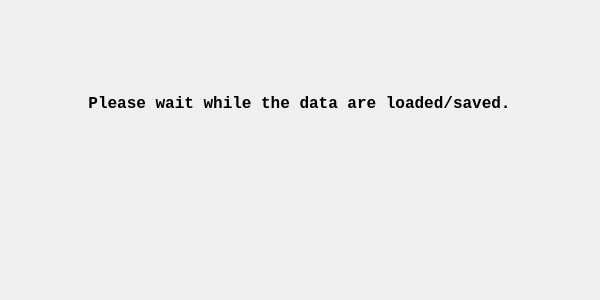
<?xml version="1.0" encoding="UTF-8"?>
<ui version="4.0">
 <class>FrmPlay</class>
 <widget class="QDialog" name="FrmPlay">
  <property name="windowModality">
   <enum>Qt::ApplicationModal</enum>
  </property>
  <property name="geometry">
   <rect>
    <x>0</x>
    <y>0</y>
    <width>600</width>
    <height>300</height>
   </rect>
  </property>
  <property name="windowTitle">
   <string>CSGO - Demovoice - Play</string>
  </property>
  <layout class="QVBoxLayout" name="verticalLayout_3">
   <item>
    <widget class="QStackedWidget" name="stackedWidget">
     <property name="currentIndex">
      <number>1</number>
     </property>
     <widget class="QWidget" name="page">
      <layout class="QVBoxLayout" name="verticalLayout_2">
       <item>
        <widget class="QGroupBox" name="groupBox">
         <property name="font">
          <font>
           <family>Consolas</family>
           <pointsize>11</pointsize>
          </font>
         </property>
         <property name="title">
          <string>Demo:</string>
         </property>
         <layout class="QVBoxLayout" name="verticalLayout">
          <item>
           <layout class="QHBoxLayout" name="horizontalLayout">
            <item>
             <widget class="QLabel" name="label">
              <property name="minimumSize">
               <size>
                <width>64</width>
                <height>0</height>
               </size>
              </property>
              <property name="maximumSize">
               <size>
                <width>64</width>
                <height>16777215</height>
               </size>
              </property>
              <property name="font">
               <font>
                <family>Consolas</family>
                <pointsize>11</pointsize>
               </font>
              </property>
              <property name="text">
               <string>Name</string>
              </property>
             </widget>
            </item>
            <item>
             <widget class="QLineEdit" name="txtName">
              <property name="font">
               <font>
                <family>Consolas</family>
                <pointsize>11</pointsize>
               </font>
              </property>
              <property name="readOnly">
               <bool>true</bool>
              </property>
             </widget>
            </item>
           </layout>
          </item>
          <item>
           <layout class="QHBoxLayout" name="horizontalLayout_2">
            <item>
             <widget class="QLabel" name="label_2">
              <property name="minimumSize">
               <size>
                <width>64</width>
                <height>0</height>
               </size>
              </property>
              <property name="maximumSize">
               <size>
                <width>64</width>
                <height>16777215</height>
               </size>
              </property>
              <property name="font">
               <font>
                <family>Consolas</family>
                <pointsize>11</pointsize>
               </font>
              </property>
              <property name="text">
               <string>Status</string>
              </property>
             </widget>
            </item>
            <item>
             <widget class="QLineEdit" name="txtStatus">
              <property name="font">
               <font>
                <family>Consolas</family>
                <pointsize>11</pointsize>
               </font>
              </property>
              <property name="text">
               <string>Loading demo</string>
              </property>
              <property name="readOnly">
               <bool>true</bool>
              </property>
             </widget>
            </item>
           </layout>
          </item>
          <item>
           <layout class="QHBoxLayout" name="horizontalLayout_5">
            <item>
             <widget class="QLabel" name="label_5">
              <property name="minimumSize">
               <size>
                <width>64</width>
                <height>0</height>
               </size>
              </property>
              <property name="maximumSize">
               <size>
                <width>64</width>
                <height>16777215</height>
               </size>
              </property>
              <property name="font">
               <font>
                <family>Consolas</family>
                <pointsize>11</pointsize>
               </font>
              </property>
              <property name="text">
               <string>Sync</string>
              </property>
             </widget>
            </item>
            <item>
             <widget class="QLineEdit" name="txtSync">
              <property name="font">
               <font>
                <family>Consolas</family>
                <pointsize>11</pointsize>
               </font>
              </property>
              <property name="inputMask">
               <string/>
              </property>
              <property name="text">
               <string>0000 ms</string>
              </property>
              <property name="readOnly">
               <bool>true</bool>
              </property>
             </widget>
            </item>
           </layout>
          </item>
         </layout>
        </widget>
       </item>
       <item>
        <spacer name="verticalSpacer">
         <property name="font">
          <font>
           <family>Consolas</family>
           <pointsize>11</pointsize>
          </font>
         </property>
         <property name="orientation">
          <enum>Qt::Vertical</enum>
         </property>
         <property name="sizeHint" stdset="0">
          <size>
           <width>20</width>
           <height>40</height>
          </size>
         </property>
        </spacer>
       </item>
       <item>
        <layout class="QVBoxLayout" name="layoutBar"/>
       </item>
       <item>
        <spacer name="verticalSpacer_2">
         <property name="orientation">
          <enum>Qt::Vertical</enum>
         </property>
         <property name="sizeHint" stdset="0">
          <size>
           <width>20</width>
           <height>40</height>
          </size>
         </property>
        </spacer>
       </item>
       <item>
        <widget class="QPushButton" name="btnStop">
         <property name="font">
          <font>
           <family>Consolas</family>
           <pointsize>11</pointsize>
          </font>
         </property>
         <property name="text">
          <string>Stop</string>
         </property>
        </widget>
       </item>
      </layout>
     </widget>
     <widget class="QWidget" name="page_2">
      <layout class="QGridLayout" name="gridLayout">
       <item row="0" column="1">
        <spacer name="verticalSpacer_5">
         <property name="orientation">
          <enum>Qt::Vertical</enum>
         </property>
         <property name="sizeHint" stdset="0">
          <size>
           <width>20</width>
           <height>63</height>
          </size>
         </property>
        </spacer>
       </item>
       <item row="1" column="1">
        <widget class="QLabel" name="lblStatus">
         <property name="font">
          <font>
           <family>Consolas</family>
           <pointsize>12</pointsize>
           <weight>75</weight>
           <bold>true</bold>
          </font>
         </property>
         <property name="text">
          <string>Please wait while the data are loaded/saved.</string>
         </property>
         <property name="alignment">
          <set>Qt::AlignCenter</set>
         </property>
        </widget>
       </item>
       <item row="2" column="1">
        <spacer name="verticalSpacer_4">
         <property name="orientation">
          <enum>Qt::Vertical</enum>
         </property>
         <property name="sizeHint" stdset="0">
          <size>
           <width>20</width>
           <height>63</height>
          </size>
         </property>
        </spacer>
       </item>
       <item row="3" column="0">
        <spacer name="horizontalSpacer_2">
         <property name="orientation">
          <enum>Qt::Horizontal</enum>
         </property>
         <property name="sizeHint" stdset="0">
          <size>
           <width>75</width>
           <height>20</height>
          </size>
         </property>
        </spacer>
       </item>
       <item row="3" column="1">
        <layout class="QGridLayout" name="layoutLoading"/>
       </item>
       <item row="3" column="2">
        <spacer name="horizontalSpacer_3">
         <property name="orientation">
          <enum>Qt::Horizontal</enum>
         </property>
         <property name="sizeHint" stdset="0">
          <size>
           <width>75</width>
           <height>20</height>
          </size>
         </property>
        </spacer>
       </item>
       <item row="4" column="1">
        <spacer name="verticalSpacer_3">
         <property name="orientation">
          <enum>Qt::Vertical</enum>
         </property>
         <property name="sizeHint" stdset="0">
          <size>
           <width>20</width>
           <height>63</height>
          </size>
         </property>
        </spacer>
       </item>
      </layout>
     </widget>
    </widget>
   </item>
  </layout>
 </widget>
 <resources/>
 <connections/>
</ui>
